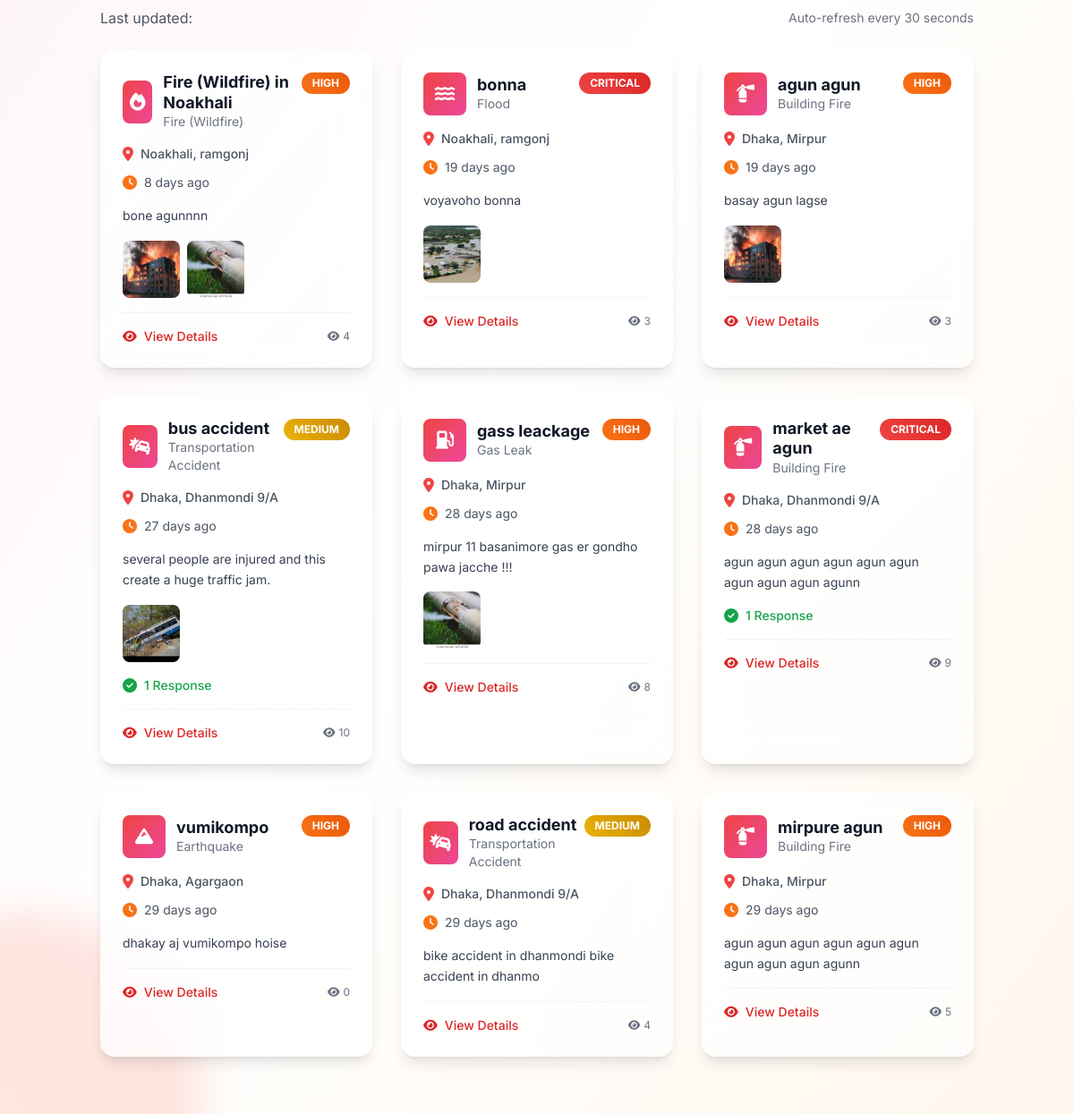
/disasters/ (lower part), run on an earlier commit of the app's database.
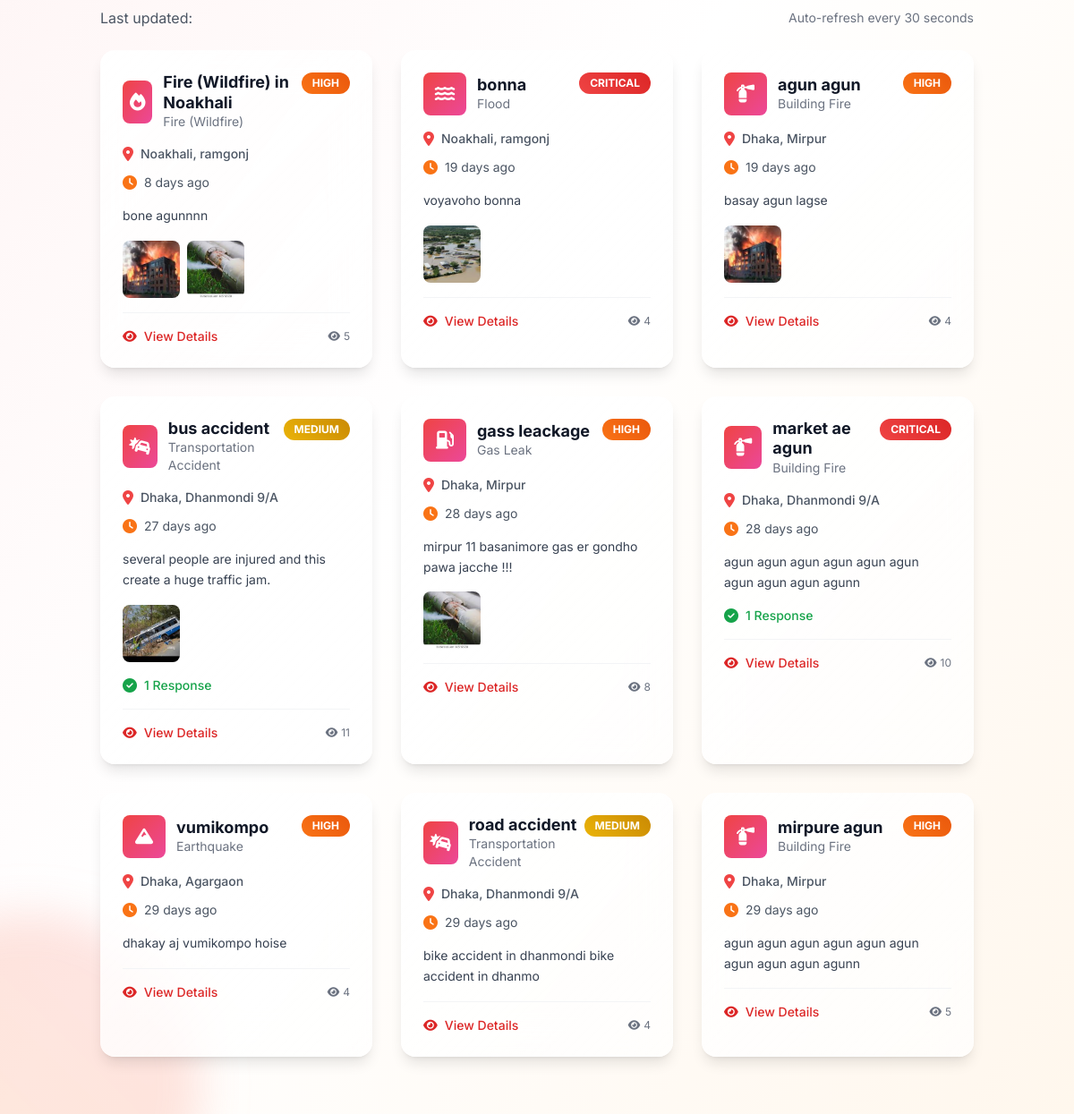
And on a later commit of the database.
### disasters/models.py (models this page shows, shortened)
class Disaster(models.Model):
    DISASTER_TYPE_CHOICES = [
        ('earthquake', 'Earthquake'),
        ('flood', 'Flood'),
        ('cyclone_storm', 'Cyclone/Storm'),
        ('wildfire', 'Fire (Wildfire)'),
        ('landslide', 'Landslide'),
        ('drought', 'Drought'),
        ('tsunami', 'Tsunami'),
        ('natural_other', 'Natural - Others'),
        ('building_fire', 'Building Fire'),
        ('industrial_accident', 'Industrial Accident'),
        ('chemical_spill', 'Chemical Spill'),
        ('transportation_accident', 'Transportation Accident'),
        ('bomb_threat', 'Bomb Threat/Explosion'),
        ('gas_leak', 'Gas Leak'),
        ('structural_collapse', 'Structural Collapse'),
        ('manmade_other', 'Man-Made - Others'),
    ]
    CATEGORY_CHOICES = [
        ('natural', 'Natural Disaster'),
        ('manmade', 'Man-Made Disaster'),
    ]
    SEVERITY_CHOICES = [
        ('critical', 'Critical'),
        ('high', 'High'),
        ('medium', 'Medium'),
        ('low', 'Low'),
    ]
    STATUS_CHOICES = [
        ('draft', 'Draft'),
        ('pending', 'Pending Review'),
        ('approved', 'Approved'),
        ('rejected', 'Rejected'),
        ('resolved', 'Resolved'),
        ('cancelled', 'Cancelled'),
    ]
    title = models.CharField(max_length=200, blank=True)
    disaster_type = models.CharField(max_length=30, choices=DISASTER_TYPE_CHOICES)
    category = models.CharField(max_length=10, choices=CATEGORY_CHOICES)
    severity = models.CharField(max_length=10, choices=SEVERITY_CHOICES)
    description = models.TextField(
        max_length=50,  # Add max_length constraint
        help_text="Maximum 50 characters required"  # Update help text
    )
    city = models.CharField(max_length=100)
    area_sector = models.CharField(max_length=100)
    specific_address = models.TextField(blank=True, help_text="Optional specific address")
    landmarks = models.CharField(max_length=200, blank=True, help_text="Nearby landmarks")
    incident_datetime = models.DateTimeField(help_text="When the disaster actually occurred")
    created_at = models.DateTimeField(auto_now_add=True)
    updated_at = models.DateTimeField(auto_now=True)
    reporter = models.ForeignKey(User, on_delete=models.CASCADE, related_name='reported_disasters')
    emergency_contact = models.CharField(max_length=15, blank=True, help_text="Emergency contact on scene")
    status = models.CharField(max_length=15, choices=STATUS_CHOICES, default='draft')
    approved_by = models.ForeignKey(User, on_delete=models.SET_NULL, null=True, blank=True,
                                    related_name='approved_disasters')
    approved_at = models.DateTimeField(null=True, blank=True)
    rejection_reason = models.TextField(blank=True)
    resolved_at = models.DateTimeField(null=True, blank=True)
    resolution_notes = models.TextField(blank=True)
    view_count = models.PositiveIntegerField(default=0)
    is_active = models.BooleanField(default=True)
    class Meta:
        ordering = ['-created_at']
        indexes = [
            models.Index(fields=['status', 'city', 'area_sector']),
            models.Index(fields=['disaster_type', 'severity']),
            models.Index(fields=['created_at']),
        ]
    def get_time_since_reported(self):
        now = timezone.now()
        diff = now - self.created_at
        if diff.days > 0:
            return f"{diff.days} day{'s' if diff.days != 1 else ''} ago"
        elif diff.seconds > 3600:
            hours = diff.seconds // 3600
            return f"{hours} hour{'s' if hours != 1 else ''} ago"
        elif diff.seconds > 60:
            minutes = diff.seconds // 60
            return f"{minutes} minute{'s' if minutes != 1 else ''} ago"
        else:
            return "Just now"
    def get_disaster_icon(self):
        icons = {
            'earthquake': 'fas fa-mountain',
            'flood': 'fas fa-water',
            'cyclone_storm': 'fas fa-wind',
            'wildfire': 'fas fa-fire',
            'landslide': 'fas fa-mountain',
            'drought': 'fas fa-sun',
            'tsunami': 'fas fa-water',
            'building_fire': 'fas fa-fire-extinguisher',
            'industrial_accident': 'fas fa-industry',
            'chemical_spill': 'fas fa-vial',
            'transportation_accident': 'fas fa-car-crash',
            'bomb_threat': 'fas fa-bomb',
            'gas_leak': 'fas fa-gas-pump',
            'structural_collapse': 'fas fa-building',
        }
        return icons.get(self.disaster_type, 'fas fa-exclamation-triangle')

class DisasterImage(models.Model):
    disaster = models.ForeignKey(Disaster, on_delete=models.CASCADE, related_name='images')
    image = models.ImageField(upload_to='disaster_images/%Y/%m/%d/')
    caption = models.CharField(max_length=200, blank=True)
    uploaded_at = models.DateTimeField(auto_now_add=True)
    is_primary = models.BooleanField(default=False)
    class Meta:
        ordering = ['-is_primary', 'uploaded_at']

### disasters/views.py (the view, shortened to what this page needs)
# urls.py: path('', views.disaster_list, name='disaster_list'),
def disaster_list(request):
    disasters = Disaster.objects.filter(status='approved').select_related('reporter')
    form = DisasterFilterForm(request.GET)
    if form.is_valid():
        if form.cleaned_data.get('disaster_type'):
            disasters = disasters.filter(disaster_type=form.cleaned_data['disaster_type'])
        if form.cleaned_data.get('severity'):
            disasters = disasters.filter(severity=form.cleaned_data['severity'])
        if form.cleaned_data.get('city'):
            disasters = disasters.filter(city__icontains=form.cleaned_data['city'])
        if form.cleaned_data.get('area_sector'):
            disasters = disasters.filter(area_sector__icontains=form.cleaned_data['area_sector'])
        if form.cleaned_data.get('date_from'):
            disasters = disasters.filter(created_at__date__gte=form.cleaned_data['date_from'])
        if form.cleaned_data.get('date_to'):
            disasters = disasters.filter(created_at__date__lte=form.cleaned_data['date_to'])
    search_query = request.GET.get('search', '')
    paginator = Paginator(disasters, 12)
    page_number = request.GET.get('page')
    page_obj = paginator.get_page(page_number)
    context = {
        'page_obj': page_obj,
        'filter_form': form,
        'search_query': search_query,
        'total_disasters': disasters.count(),
    }
    return render(request, 'disasters/disaster_list.html', context)

### templates/disasters/disaster_list.html (shortened to what this page needs)
{% load disasters_tags %}
<!DOCTYPE html>
<html lang="en">
<head>
    <script src="https://cdn.tailwindcss.com"></script>
    <link rel="stylesheet" href="https://cdnjs.cloudflare.com/ajax/libs/font-awesome/6.4.0/css/all.min.css">
</head>
<body class="min-h-screen bg-gradient-to-br from-red-50 via-white to-orange-50">
    <div class="fixed inset-0 overflow-hidden pointer-events-none">
        <div class="absolute -bottom-40 -left-40 w-96 h-96 bg-gradient-to-tr from-orange-400 to-red-400 rounded-full mix-blend-multiply filter blur-xl opacity-20 floating-animation" style="animation-delay: 2s;"></div>
    </div>
    <div class="container mx-auto px-6 py-8 relative z-10">
        <div class="flex items-center justify-between mb-6">
            <div class="text-gray-600">
                Last updated:
            </div>
            <div class="text-sm text-gray-500">
                Auto-refresh every 30 seconds
            </div>
        </div>
        {% if page_obj.object_list %}
            <div class="grid grid-cols-1 md:grid-cols-2 lg:grid-cols-3 gap-8 mb-8" id="disasterGrid">
                {% for disaster in page_obj.object_list %}
                    <div class="disaster-card rounded-2xl p-6 shadow-lg hover:shadow-2xl transition-all duration-300">
                        <div class="flex items-start justify-between mb-4">
                            <div class="flex items-center space-x-3">
                                <div class="w-12 h-12 bg-gradient-to-br from-red-500 to-pink-500 rounded-lg flex items-center justify-center text-white text-xl">
                                    <i class="{{ disaster.get_disaster_icon }}"></i>
                                </div>
                                <div>
                                    <h3 class="font-bold text-gray-900 text-lg leading-tight">{{ disaster.title|truncatechars:30 }}</h3>
                                    <p class="text-sm text-gray-500">{{ disaster.get_disaster_type_display }}</p>
                                </div>
                            </div>
                            <div class="severity-badge severity-{{ disaster.severity }} px-3 py-1 rounded-full text-xs font-bold">
                                {{ disaster.get_severity_display|upper }}
                            </div>
                        </div>
                        <div class="flex items-center text-gray-600 mb-3">
                            <i class="fas fa-map-marker-alt mr-2 text-red-500"></i>
                            <span class="text-sm font-medium">{{ disaster.city }}, {{ disaster.area_sector }}</span>
                        </div>
                        <div class="flex items-center text-gray-600 mb-4">
                            <i class="fas fa-clock mr-2 text-orange-500"></i>
                            <span class="text-sm">{{ disaster.get_time_since_reported }}</span>
                        </div>
                        <div class="mb-4">
                            <p class="text-gray-700 text-sm leading-relaxed">
                                {{ disaster.description|truncatechars:120 }}
                            </p>
                        </div>
                        {% if disaster.images.exists %}
                            <div class="mb-4">
                                <div class="flex space-x-2 overflow-x-auto">
                                    {% for image in disaster.images.all|slice:":3" %}
                                        <img src="{{ image.image.url }}" alt="{{ image.caption|default:'Disaster image' }}"
                                             class="w-16 h-16 object-cover rounded-lg flex-shrink-0">
                                    {% endfor %}
                                </div>
                            </div>
                        {% endif %}
                        {% if disaster.responses.exists %}
                            <div class="mb-4 flex items-center text-green-600">
                                <i class="fas fa-check-circle mr-2"></i>
                                <span class="text-sm font-medium">{{ disaster.responses.count }} Response{{ disaster.responses.count|pluralize }}</span>
                            </div>
                        {% endif %}
                        <div class="flex items-center justify-between pt-4 border-t border-gray-100">
                            <a href="{% url 'disasters:disaster_detail' disaster.id %}"
                               class="flex items-center text-red-600 hover:text-red-700 font-medium text-sm transition-colors">
                                <i class="fas fa-eye mr-2"></i>View Details
                            </a>
                            <div class="flex items-center space-x-4">
                                <span class="text-xs text-gray-500 flex items-center">
                                    <i class="fas fa-eye mr-1"></i>{{ disaster.view_count }}
                                </span>
                            </div>
                        </div>
                    </div>
                {% endfor %}
            </div>
        {% endif %}
    </div>
</body>
</html>

### templates/disasters/disaster_list.html (style rules this page uses)
body { font-family: 'Inter', sans-serif; }
.disaster-card { background: linear-gradient(135deg, rgba(255, 255, 255, 0.9) 0%, rgba(255, 255, 255, 0.7) 100%); backdrop-filter: blur(20px); border: 1px solid rgba(255, 255, 255, 0.2); transition: all 0.3s ease; }
.severity-badge { animation: pulse 2s infinite; }
.severity-critical { background: linear-gradient(45deg, #ef4444, #dc2626); color: white; }
.severity-high { background: linear-gradient(45deg, #f97316, #ea580c); color: white; }
.severity-medium { background: linear-gradient(45deg, #eab308, #ca8a04); color: white; }
.floating-animation { animation: float 6s ease-in-out infinite; }

What changed in the data, as far as the page shows it:
changed Disaster "Fire (Wildfire) in Noakhali": view_count "4" → "5"
changed Disaster "bonna": view_count "3" → "4"
changed Disaster "agun agun": view_count "3" → "4"
changed Disaster "bus accident": view_count "10" → "11"
changed Disaster "market ae agun": view_count "9" → "10"
changed Disaster "vumikompo": view_count "0" → "4"
